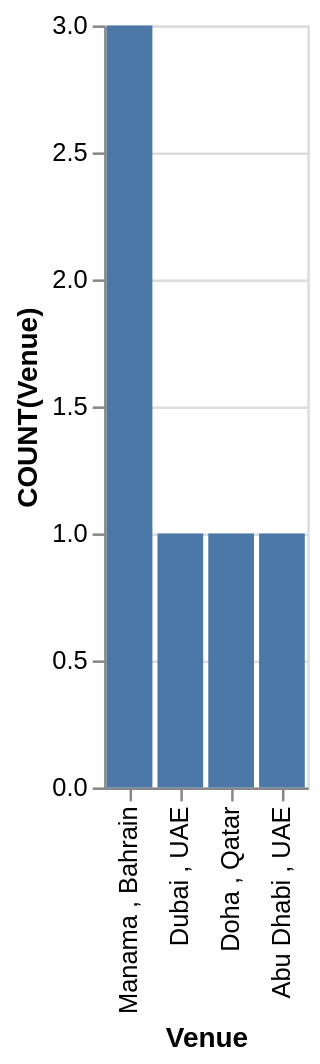

Source (Vega-Lite JSON):
### Vega-Lite specification from a JSON file in a GitHub repository (floating-point values rounded to 4 significant figures)
{"data": {"values": [{"x_data": "Manama , Bahrain", "y_data": 3}, {"x_data": "Dubai , UAE", "y_data": 1}, {"x_data": "Doha , Qatar", "y_data": 1}, {"x_data": "Abu Dhabi , UAE", "y_data": 1}]}, "mark": "bar", "encoding": {"x": {"field": "x_data", "type": "nominal", "title": "Venue", "sort": "descending"}, "y": {"field": "y_data", "type": "quantitative", "title": "COUNT(Venue)"}}}
